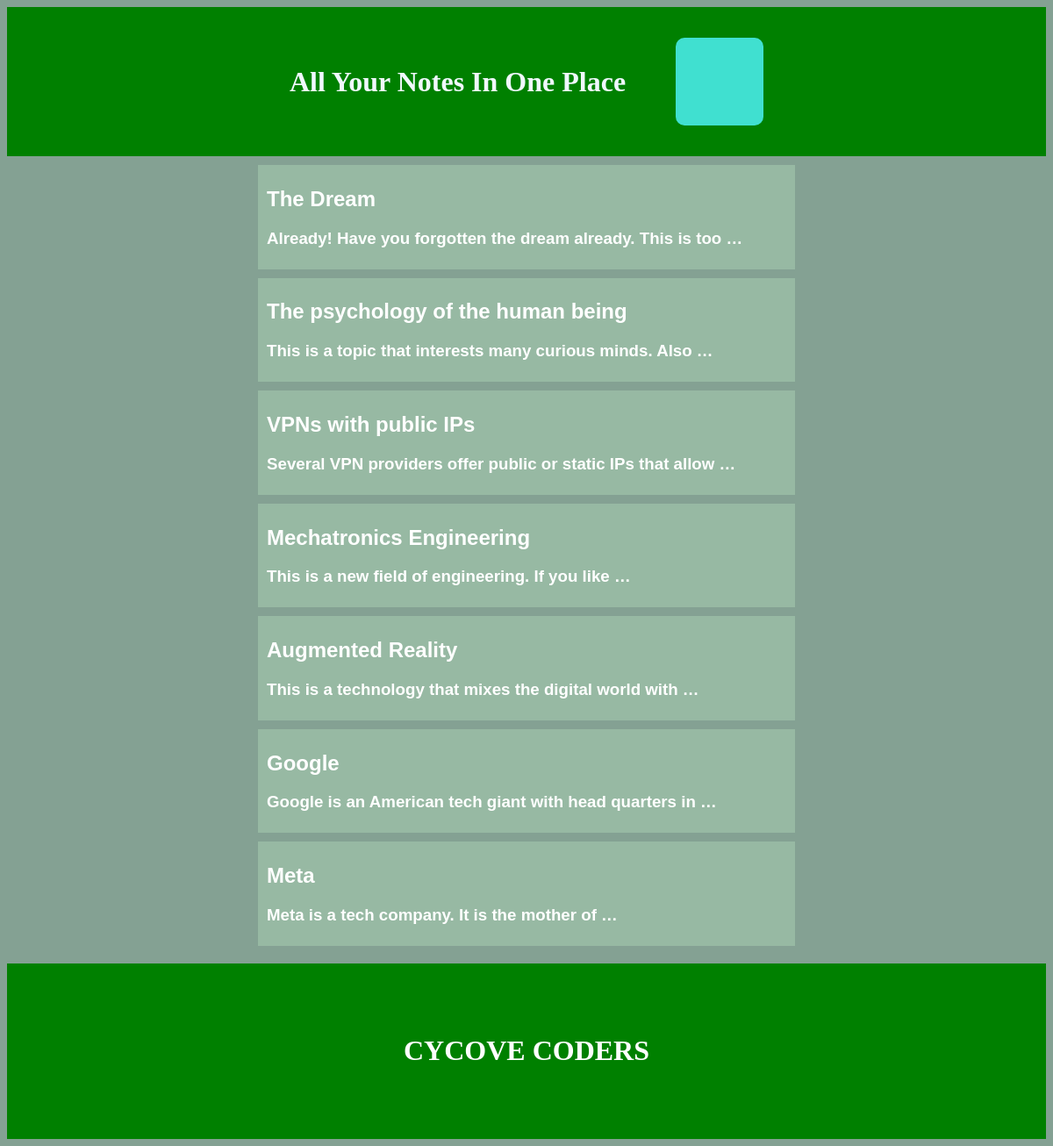
The page / on the database its author committed.
### Notes1/models.py (models this page shows, shortened)
class Note(models.Model):
    title = models.CharField(max_length=30)
    time = models.DateTimeField(default=timezone.now)
    detail = models.CharField(max_length=255)
    likes = models.IntegerField(default=0)

### Notes1/views.py (the view)
# urls.py: path('', views.IndexView.as_view(), name='index'),
class IndexView(generic.ListView):
    template_name = 'notes1/index.html'
    context_object_name = 'notes'
    def get_queryset(self) -> QuerySet[Any]:
        return Note.objects.all().values()[::-1]

### Notes1/templates/notes1/index.html (shortened to what this page needs)
<!DOCTYPE html>
<html lang="en">
<head>
    {% load static %}
    <link rel="stylesheet" href={% static "index.css" %}>
</head>
<body>
    <div class="flexbox-container">
        <div class="flexbox-item flexbox-item-1">
            <h1>All Your Notes In One Place</h1>
        </div>
        <div class="flexbox-item flexbox-item-2">
            <a href="{% url 'notes1:add' %}"></a>
        </div>
    </div>
    <div class="note-box-container">
        {% if notes %}
            {% for note in notes %}
                <div class="note-box">
                    <a href="{% url 'notes1:detail' note.id%}">
                        <h2>{{note.title}}</h2>
                        <h3>{{note.detail|truncatewords:10}}</h3>
                    </a>
                </div>
            {% endfor %}
        {% endif %}
    </div>
    <footer class="footer">
        <h1>CYCOVE CODERS</h1>
    </footer>
</body>
</html>

### Notes1/static/index.css (style rules this page uses)
body { background-color: rgb(132, 161, 147); }
.flexbox-container { display: flex; flex-wrap: wrap; background-color: green; min-height: 150px; padding: 10px; align-items: center; justify-content: center; }
.flexbox-item { width: 100px; margin: 20px; }
.flexbox-item-1 { max-width: 400px; min-width: 100px; flex-grow: 1; }
.flexbox-item-2 { min-width: 100px; height: 100px; width: 100px; display: flex; justify-content: center; align-items: center; }
.flexbox-item-1 h1 { color: aliceblue; }
.flexbox-item-2 a { height: 100px; width: 100px; color: green; background-color: turquoise; border-radius: 10px; text-decoration: none; }
.note-box-container { display: flex; flex-direction: column; align-items: center; }
.note-box { height: auto; padding: 5px 2px 5px 10px; background-color: rgb(151, 185, 163); width: 80%; max-width: 600px; margin-top: 10px; color: white; font-family: Verdana, Geneva, Tahoma, sans-serif; }
.note-box a { text-decoration: None; color: white; }
.footer { display: flex; justify-content: center; align-items: center; height: 200px; width: 100%; background-color: green; margin-top: 20px; color: white; }

### rows shown on the page
Note: title "The Dream", detail "Already! Have you forgotten the dream already. This is too …"
Note: title "The psychology of the human being", detail "This is a topic that interests many curious minds. Also …"
Note: title "VPNs with public IPs", detail "Several VPN providers offer public or static IPs that allow …"
Note: title "Mechatronics Engineering", detail "This is a new field of engineering. If you like …"
Note: title "Augmented Reality", detail "This is a technology that mixes the digital world with …"
Note: title "Google", detail "Google is an American tech giant with head quarters in …"
Note: title "Meta", detail "Meta is a tech company. It is the mother of …"
